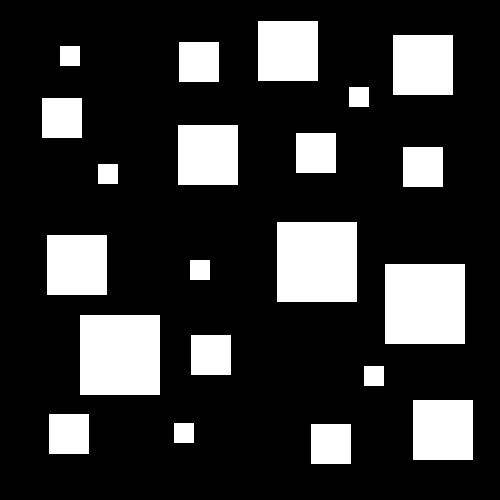
#> input picture Lista de Exercícios 5 - PDI - Victor Hugo Martins de Oliveira/quadrados.png, 500 x 500 px
$ python 'exercício 2.py'
#> lines starting #> are read from the running program, lines starting #| are printed output that depends on the picture; after the words box and inside, x2 and y2 are one past the last pixel; in counts of white or black regions, pixels touching at a corner belong together
import cv2
import numpy as np

imagem = cv2.imread("quadrados.png", cv2.IMREAD_GRAYSCALE)
#> imagem: shape (500, 500); 20.3% white; 21 white regions, largest, box (x1, y1, x2, y2) and area: (277, 222, 357, 302) 6400, (385, 264, 465, 344) 6400, (80, 315, 160, 395) 6400

elemento = np.ones((51, 51), np.uint8)

erosao = cv2.erode(imagem, elemento)
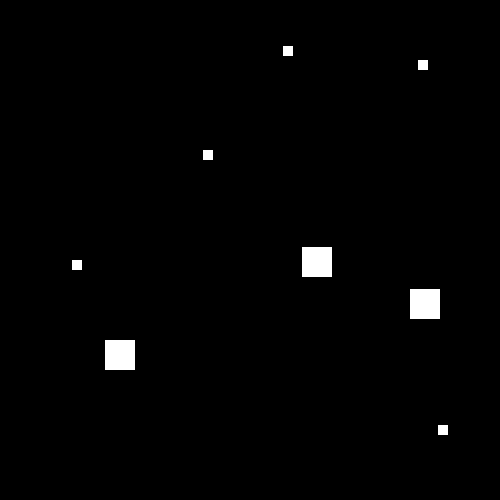
#> erosao: shape (500, 500); 1.3% white; 8 white regions, largest, box (x1, y1, x2, y2) and area: (302, 247, 332, 277) 900, (410, 289, 440, 319) 900, (105, 340, 135, 370) 900

dilatacao = cv2.dilate(erosao, elemento)
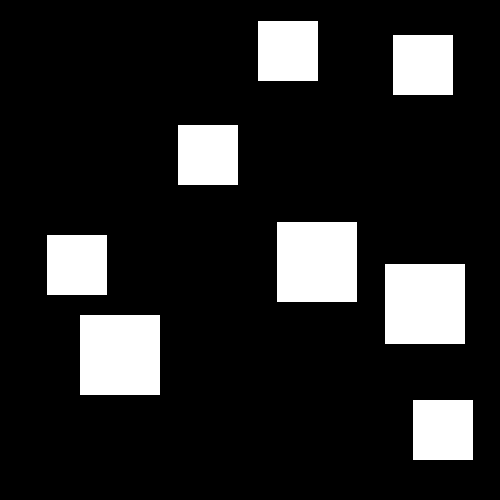
#> dilatacao: shape (500, 500); 14.9% white; 8 white regions, largest, box (x1, y1, x2, y2) and area: (277, 222, 357, 302) 6400, (385, 264, 465, 344) 6400, (80, 315, 160, 395) 6400

cv2.imwrite("q2_erosao.png", erosao)
cv2.imwrite("q2_resultado.png", dilatacao)

$ run again, with Lista de Exercícios 5 - PDI - Victor Hugo Martins de Oliveira/ruidos.png copied over Lista de Exercícios 5 - PDI - Victor Hugo Martins de Oliveira/quadrados.png
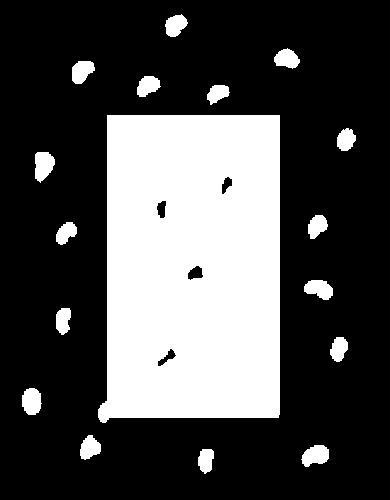
#> input picture Lista de Exercícios 5 - PDI - Victor Hugo Martins de Oliveira/ruidos.png, 390 x 500 px
#> imagem is the input picture: shape (500, 390); min 0, max 255, mean 75.7
#> `erosao = cv2.erode(imagem, elemento)`:
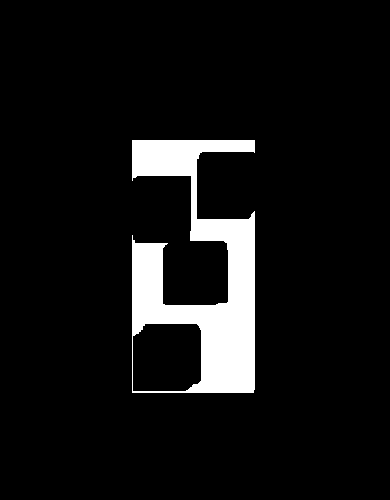
#> erosao: shape (500, 390); 7.7% white; 1 white region, box (x1, y1, x2, y2) and area: (132, 140, 255, 393) 14948
#> `dilatacao = cv2.dilate(erosao, elemento)`:
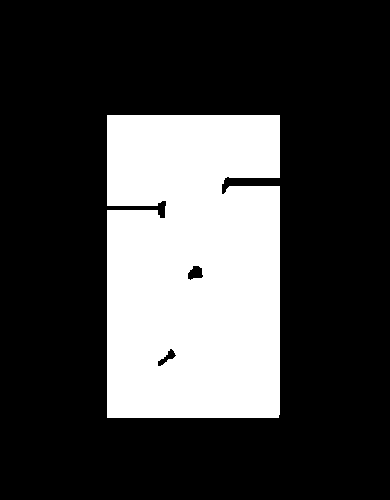
#> dilatacao: shape (500, 390); 26.3% white; 1 white region, box (x1, y1, x2, y2) and area: (107, 115, 280, 418) 51354
